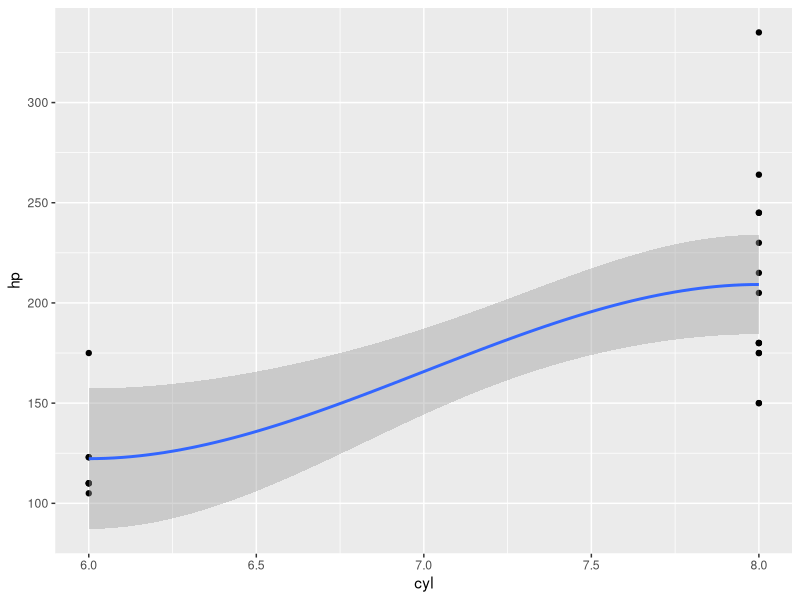

Generate this figure with R:
library(dplyr)
library(ggplot2)

# filter
filtered_mtcars <- mtcars %>% 
  filter(cyl > 4) 

# plot
filtered_mtcars %>% 
  ggplot(aes(x = cyl, y = hp))+
  geom_point()+
  geom_smooth()
